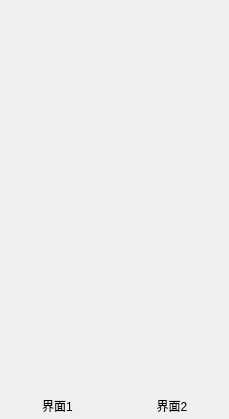
<?xml version="1.0" encoding="UTF-8"?>
<ui version="4.0">
 <class>Widget</class>
 <widget class="QWidget" name="Widget">
  <property name="geometry">
   <rect>
    <x>0</x>
    <y>0</y>
    <width>229</width>
    <height>419</height>
   </rect>
  </property>
  <property name="windowTitle">
   <string>Widget</string>
  </property>
  <layout class="QVBoxLayout" name="verticalLayout_2">
   <property name="spacing">
    <number>0</number>
   </property>
   <property name="leftMargin">
    <number>0</number>
   </property>
   <property name="topMargin">
    <number>0</number>
   </property>
   <property name="rightMargin">
    <number>0</number>
   </property>
   <property name="bottomMargin">
    <number>0</number>
   </property>
   <item>
    <widget class="QWidget" name="widget_title" native="true">
     <property name="sizePolicy">
      <sizepolicy hsizetype="Preferred" vsizetype="Minimum">
       <horstretch>0</horstretch>
       <verstretch>0</verstretch>
      </sizepolicy>
     </property>
     <layout class="QHBoxLayout" name="Layout_title">
      <property name="spacing">
       <number>0</number>
      </property>
      <property name="leftMargin">
       <number>0</number>
      </property>
      <property name="topMargin">
       <number>0</number>
      </property>
      <property name="rightMargin">
       <number>0</number>
      </property>
      <property name="bottomMargin">
       <number>0</number>
      </property>
      <item>
       <widget class="QPushButton" name="leftButton">
        <property name="text">
         <string/>
        </property>
        <property name="autoDefault">
         <bool>true</bool>
        </property>
        <property name="flat">
         <bool>true</bool>
        </property>
       </widget>
      </item>
      <item>
       <spacer name="horizontalSpacer">
        <property name="orientation">
         <enum>Qt::Horizontal</enum>
        </property>
        <property name="sizeHint" stdset="0">
         <size>
          <width>40</width>
          <height>20</height>
         </size>
        </property>
       </spacer>
      </item>
      <item>
       <widget class="QLabel" name="label_tilte">
        <property name="text">
         <string/>
        </property>
       </widget>
      </item>
      <item>
       <spacer name="horizontalSpacer_2">
        <property name="orientation">
         <enum>Qt::Horizontal</enum>
        </property>
        <property name="sizeHint" stdset="0">
         <size>
          <width>40</width>
          <height>20</height>
         </size>
        </property>
       </spacer>
      </item>
      <item>
       <widget class="QPushButton" name="rightButton">
        <property name="text">
         <string/>
        </property>
        <property name="autoDefault">
         <bool>true</bool>
        </property>
        <property name="flat">
         <bool>true</bool>
        </property>
       </widget>
      </item>
     </layout>
    </widget>
   </item>
   <item>
    <widget class="QWidget" name="widget_main" native="true">
     <property name="sizePolicy">
      <sizepolicy hsizetype="Preferred" vsizetype="Expanding">
       <horstretch>0</horstretch>
       <verstretch>0</verstretch>
      </sizepolicy>
     </property>
    </widget>
   </item>
   <item>
    <widget class="QWidget" name="widget_bottom" native="true">
     <property name="sizePolicy">
      <sizepolicy hsizetype="Preferred" vsizetype="Minimum">
       <horstretch>0</horstretch>
       <verstretch>0</verstretch>
      </sizepolicy>
     </property>
     <layout class="QVBoxLayout" name="verticalLayout">
      <property name="spacing">
       <number>0</number>
      </property>
      <property name="leftMargin">
       <number>0</number>
      </property>
      <property name="topMargin">
       <number>0</number>
      </property>
      <property name="rightMargin">
       <number>0</number>
      </property>
      <property name="bottomMargin">
       <number>0</number>
      </property>
      <item>
       <widget class="QSplitter" name="splitter_bottom">
        <property name="autoFillBackground">
         <bool>false</bool>
        </property>
        <property name="lineWidth">
         <number>1</number>
        </property>
        <property name="orientation">
         <enum>Qt::Horizontal</enum>
        </property>
        <property name="opaqueResize">
         <bool>true</bool>
        </property>
        <property name="handleWidth">
         <number>0</number>
        </property>
        <property name="childrenCollapsible">
         <bool>true</bool>
        </property>
        <widget class="QPushButton" name="oneButton">
         <property name="sizePolicy">
          <sizepolicy hsizetype="Fixed" vsizetype="Maximum">
           <horstretch>0</horstretch>
           <verstretch>0</verstretch>
          </sizepolicy>
         </property>
         <property name="text">
          <string>界面1</string>
         </property>
         <property name="autoDefault">
          <bool>true</bool>
         </property>
         <property name="flat">
          <bool>true</bool>
         </property>
        </widget>
        <widget class="QPushButton" name="twoButton">
         <property name="sizePolicy">
          <sizepolicy hsizetype="Fixed" vsizetype="Maximum">
           <horstretch>0</horstretch>
           <verstretch>0</verstretch>
          </sizepolicy>
         </property>
         <property name="text">
          <string>界面2</string>
         </property>
         <property name="autoDefault">
          <bool>true</bool>
         </property>
         <property name="flat">
          <bool>true</bool>
         </property>
        </widget>
       </widget>
      </item>
     </layout>
    </widget>
   </item>
  </layout>
 </widget>
 <layoutdefault spacing="6" margin="11"/>
 <resources/>
 <connections/>
</ui>
